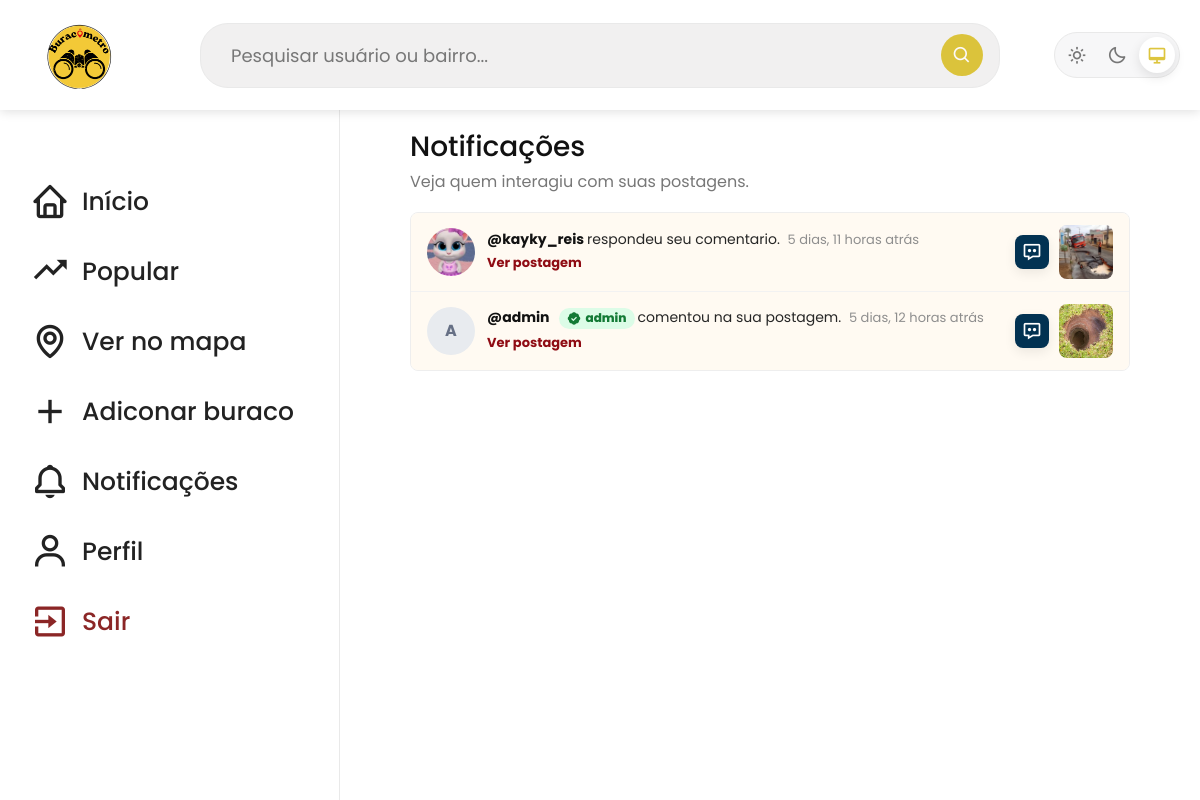
Page /principal/notificacoes/ (signed in) on the earlier database version.
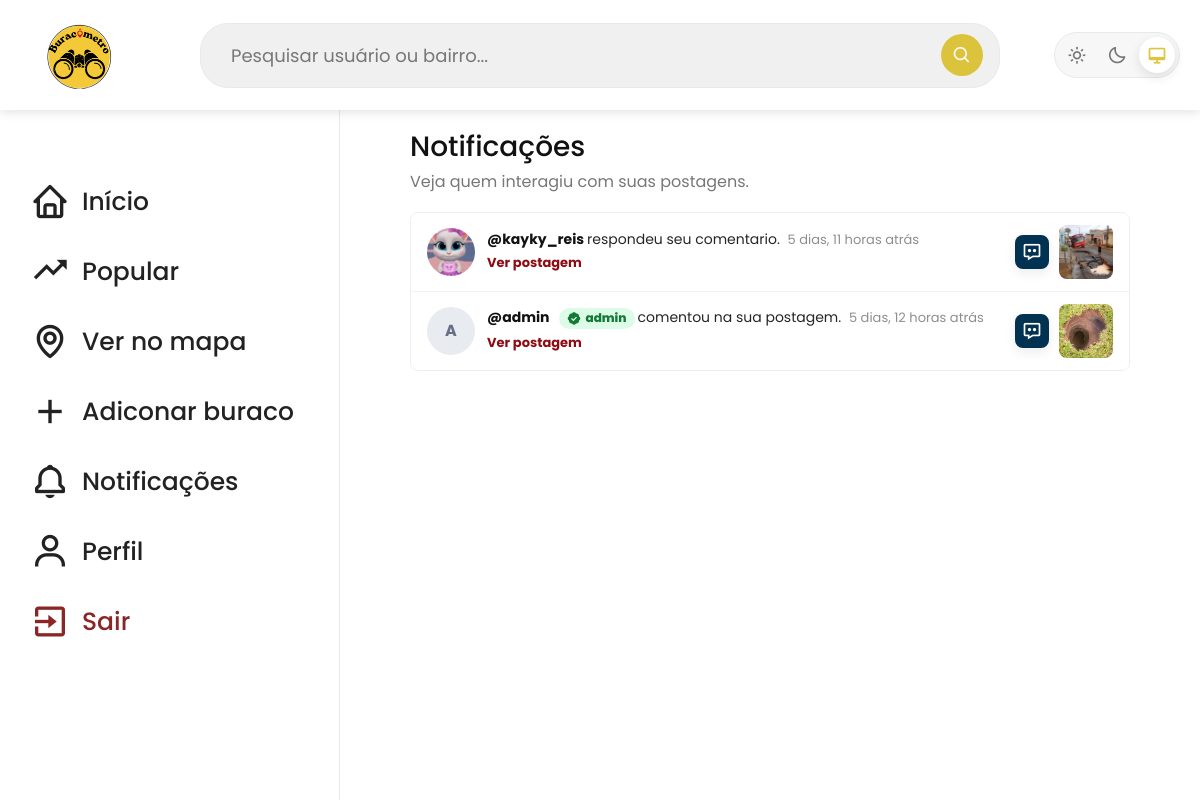
Same page on the later database version.
### principal/views.py (the view)
# urls.py: path('notificacoes/', notificacoesView, name='notificacoesView'),
@login_required
def notificacoesView(request):
    notificacoes = list(
        Notificacao.objects
        .filter(destinatario=request.user)
        .select_related("ator", "buraco", "comentario")
        .order_by("-created_at")[:NOTIFICACOES_LIMIT]
    )
    Notificacao.objects.filter(destinatario=request.user, lida=False).update(lida=True)
    return render(request, "principal/notificacoes.html", {
        "notificacoes": notificacoes,
    })

### paginas/templatetags/cloudinary_images.py (called while the page is built)
def _cloudinary_transform(url, transformation):
    if not url:
        return ""
    url = str(url)
    if "res.cloudinary.com" not in url or "/upload/" not in url:
        return url
    if f"/upload/{transformation}/" in url:
        return url
    return url.replace("/upload/", f"/upload/{transformation}/", 1)

@register.filter
def cloudinary_avatar(url):
    return _cloudinary_transform(url, "f_auto,q_auto,c_fill,g_face,w_160,h_160")

### principal/context_processors.py (called while the page is built)
def notificacoes_nao_lidas(request):
    if not request.user.is_authenticated:
        return {"notificacoes_nao_lidas": 0}
    return {
        "notificacoes_nao_lidas": Notificacao.objects.filter(
            destinatario=request.user,
            lida=False
        ).count()
    }

### usuarios/models.py (called while the page is built)
    @property
    def verificado(self):
        if self.is_staff or self.is_superuser or self.postagens_removidas_por_reporte > 0:
            return False
        from buracos.models import Buraco
        buracos = Buraco.objects.filter(usuario=self)
        return (
            buracos.count() >= 5
            and buracos.filter(status=Buraco.STATUS_ARRUMADO).exists()
        )

### principal/templates/principal/notificacoes.html (shortened to what this page needs)
{% extends 'principal/principal.html' %}
{% load static cloudinary_images %}
{% block content %}
<div class="notificacoes-container">
    <div class="notificacoes-topo">
        <h1>Notificações</h1>
        <p>Veja quem interagiu com suas postagens.</p>
    </div>
    <div class="notificacoes-lista">
        {% for notificacao in notificacoes %}
            <article class="notificacao-item {% if not notificacao.lida %}nao-lida{% endif %}">
                <a class="notificacao-avatar" href="{% if notificacao.ator %}{% url 'perfilPublicoView' notificacao.ator.username %}{% else %}#{% endif %}">
                    {% if notificacao.ator and notificacao.ator.foto %}
                        <img src="{{ notificacao.ator.foto.url|cloudinary_avatar }}" alt="Foto de perfil">
                    {% elif notificacao.ator %}
                        <span>{{ notificacao.ator.username|slice:":1"|upper }}</span>
                    {% else %}
                        <i class='bx bx-error-circle'></i>
                    {% endif %}
                </a>
                <div class="notificacao-conteudo">
                    <p>
                        {% if notificacao.ator %}
                            <a href="{% url 'perfilPublicoView' notificacao.ator.username %}">
                                @{{ notificacao.ator.username }}
                                {% if notificacao.ator.is_staff or notificacao.ator.is_superuser %}
                                    <span class="selo-admin"><i class='bx bxs-badge-check'></i> admin</span>
                                {% elif notificacao.ator.verificado %}
                                    <span class="selo-verificado" title="Colaborador verificado"><i class='bx bxs-check-circle'></i></span>
                                {% endif %}
                            </a>
                        {% endif %}
                        {{ notificacao.mensagem }}
                        <span class="notificacao-tempo">{{ notificacao.created_at|timesince }} atrás</span>
                    </p>
                    {% if notificacao.buraco %}
                        <a class="notificacao-post-link" href="{% url 'detalheBuracoView' notificacao.buraco.id %}">
                            Ver postagem
                        </a>
                    {% endif %}
                </div>
                <div class="notificacao-direita">
                    <div class="notificacao-icone {{ notificacao.tipo }}">
                        {% if notificacao.tipo == "like" or notificacao.tipo == "like_comentario" %}
                            <i class='bx bx-heart'></i>
                        {% elif notificacao.tipo == "comentario" or notificacao.tipo == "resposta_comentario" %}
                            <i class='bx bx-message-dots'></i>
                        {% elif notificacao.tipo == "status" %}
                            <i class='bx bx-check-shield'></i>
                        {% else %}
                            <i class='bx bx-error-circle'></i>
                        {% endif %}
                    </div>
                    {% if notificacao.buraco %}
                        <a class="notificacao-miniatura" href="{% url 'detalheBuracoView' notificacao.buraco.id %}">
                            {% if notificacao.buraco.imagem %}
                                <img src="{{ notificacao.buraco.imagem.url|cloudinary_thumb }}" alt="Postagem" loading="lazy" decoding="async">
                            {% elif notificacao.buraco.url_imagem %}
                                <img src="{% static 'image-users/' %}{{ notificacao.buraco.url_imagem }}" alt="Postagem" loading="lazy" decoding="async">
                            {% endif %}
                        </a>
                    {% endif %}
                </div>
            </article>
        {% empty %}
            <div class="notificacoes-vazias">
                <i class='bx bx-bell-off'></i>
                <h2>Nenhuma notificação ainda</h2>
                <p>Quando alguém curtir ou comentar suas postagens, elas aparecem aqui.</p>
            </div>
        {% endfor %}
    </div>
</div>
{% endblock %}

Differences in the rows shown:
changed Notificacao "respondeu seu comentario.": lida False → True (drawn)
changed Notificacao "comentou na sua postagem.": lida False → True (drawn)
